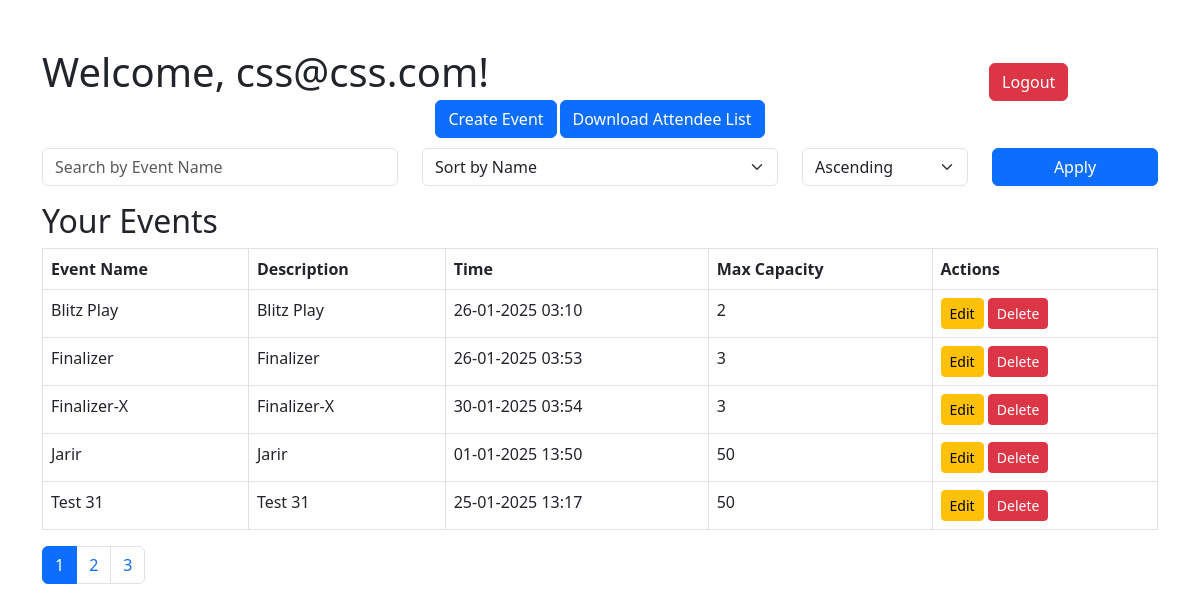
The app's page /dashboard.php (signed in) with its own data.
### tables this page shows
CREATE TABLE `events` (
  `EventID` int(11) NOT NULL,
  `HOST` varchar(255) NOT NULL,
  `EventName` varchar(255) NOT NULL,
  `EventDescription` text NOT NULL,
  `EventTime` datetime NOT NULL,
  `MaxCapacity` int(11) NOT NULL DEFAULT 0
);

### dashboard.php (called while the page is built, shortened)
<?php
require 'includes/connection.php';
$host = $_SESSION['username'];
$currentPage = isset($_GET['page']) ? (int)$_GET['page'] : 1;
$itemsPerPage = 5;
$offset = ($currentPage - 1) * $itemsPerPage;
$allowedSortColumns = ['EventName', 'EventDescription', 'EventTime'];
$sortBy = isset($_GET['sort_by']) && in_array($_GET['sort_by'], $allowedSortColumns) ? $_GET['sort_by'] : 'EventName';
$sortOrder = (isset($_GET['sort_order']) && $_GET['sort_order'] === 'desc') ? 'DESC' : 'ASC';
$filter = isset($_GET['filter']) ? $_GET['filter'] : '';
$stmt = $conn->prepare("
    SELECT * FROM events
    WHERE HOST = ? AND EventName LIKE ?
    ORDER BY $sortBy $sortOrder
    LIMIT ? OFFSET ?
");
$searchTerm = '%' . $filter . '%';
$stmt->bind_param("ssii", $host, $searchTerm, $itemsPerPage, $offset);
$stmt->execute();
$events = $stmt->get_result();
$countStmt = $conn->prepare("SELECT COUNT(*) AS total FROM events WHERE HOST = ? AND EventName LIKE ?");
$countStmt->bind_param("ss", $host, $searchTerm);
$countStmt->execute();
$totalEvents = $countStmt->get_result()->fetch_assoc()['total'];
$totalPages = ceil($totalEvents / $itemsPerPage);
require 'frontend/template/dashboard.frontend.php';
?>

### frontend/template/dashboard.frontend.php (the view, shortened to what this page needs)
<!DOCTYPE html>
<html lang="en">
<head>
    <link rel="stylesheet" href="https://cdn.jsdelivr.net/npm/bootstrap@5.3.0/dist/css/bootstrap.min.css">
</head>
<body>
<div class="container my-5">
    <div style="display:flex; gap: 500px">
    <h1>Welcome, <?php echo htmlspecialchars($host); ?>!</h1>
    <a href="logout.php" class="btn btn-danger mb-4" style="margin-top:15px;">Logout</a>
    </div>
<div style="display: flex; gap: 3px; justify-content: center; align-items: center; margin-top: -25px;">
<button type="button" class="btn btn-primary" data-bs-toggle="modal" data-bs-target="#createEventModal">
    Create Event
</button>
<button type="button" class="btn btn-primary"><a href="attendee_list.php" style="color:white; text-decoration:none;">Download Attendee List</a></button>
</div>
<form method="GET" class="mb-3">
    <div class="row">
        <div class="col-md-4">
            <input type="text" name="filter" value="<?php echo htmlspecialchars($filter); ?>" class="form-control" placeholder="Search by Event Name">
        </div>
        <div class="col-md-4">
            <select name="sort_by" class="form-select">
                <option value="EventName" <?php echo $sortBy === 'EventName' ? 'selected' : ''; ?>>Sort by Name</option>
            </select>
        </div>
        <div class="col-md-2">
            <select name="sort_order" class="form-select">
                <option value="asc" <?php echo $sortOrder === 'ASC' ? 'selected' : ''; ?>>Ascending</option>
            </select>
        </div>
        <div class="col-md-2">
            <button type="submit" class="btn btn-primary w-100">Apply</button>
        </div>
    </div>
</form>
    <h2>Your Events</h2>
    <table class="table table-bordered">
    <thead>
        <tr>
            <th>Event Name</th>
            <th>Description</th>
            <th>Time</th>
            <th>Max Capacity</th>
            <th>Actions</th>
        </tr>
    </thead>
    <tbody>
        <?php if ($events->num_rows > 0): ?>
            <?php foreach ($events as $event): ?>
                <tr>
                    <td><?php echo htmlspecialchars($event['EventName']); ?></td>
                    <td><?php echo htmlspecialchars($event['EventDescription']); ?></td>
                    <td><?php echo htmlspecialchars(date('d-m-Y H:i', strtotime($event['EventTime']))); ?></td>
                    <td><?php echo htmlspecialchars($event['MaxCapacity']); ?></td>
                    <td>
                        <button type="button" class="btn btn-warning btn-sm" data-bs-toggle="modal" data-bs-target="#editModal_<?php echo $event['EventID']; ?>">Edit</button>
<button type="button" class="btn btn-danger btn-sm" data-bs-toggle="modal" data-bs-target="#deleteModal_<?php echo $event['EventID']; ?>">Delete</button>
                    </td>
                </tr>
            <?php endforeach; ?>
        <?php else: ?>
            <tr>
                <td colspan="4" class="text-center">No events found.</td>
            </tr>
        <?php endif; ?>
    </tbody>
</table>
<nav>
    <ul class="pagination">
        <?php for ($i = 1; $i <= $totalPages; $i++): ?>
            <li class="page-item <?php echo $i == $currentPage ? 'active' : ''; ?>">
                <a class="page-link" href="?page=<?php echo $i; ?>&sort_by=<?php echo $sortBy; ?>&sort_order=<?php echo $sortOrder; ?>&filter=<?php echo urlencode($filter); ?>">
                    <?php echo $i; ?>
                </a>
            </li>
        <?php endfor; ?>
    </ul>
</nav>
</div>
</body>
</html>

### records on screen
events: EventName "Blitz Play", EventDescription "Blitz Play", EventTime "26-01-2025 03:10", MaxCapacity "2"
events: EventName "Finalizer", EventDescription "Finalizer", EventTime "26-01-2025 03:53", MaxCapacity "3"
events: EventName "Finalizer-X", EventDescription "Finalizer-X", EventTime "30-01-2025 03:54", MaxCapacity "3"
events: EventName "Jarir", EventDescription "Jarir", EventTime "01-01-2025 13:50", MaxCapacity "50"
events: EventName "Test 31", EventDescription "Test 31", EventTime "25-01-2025 13:17", MaxCapacity "50"

### other values on screen
$host "css@css.com"
